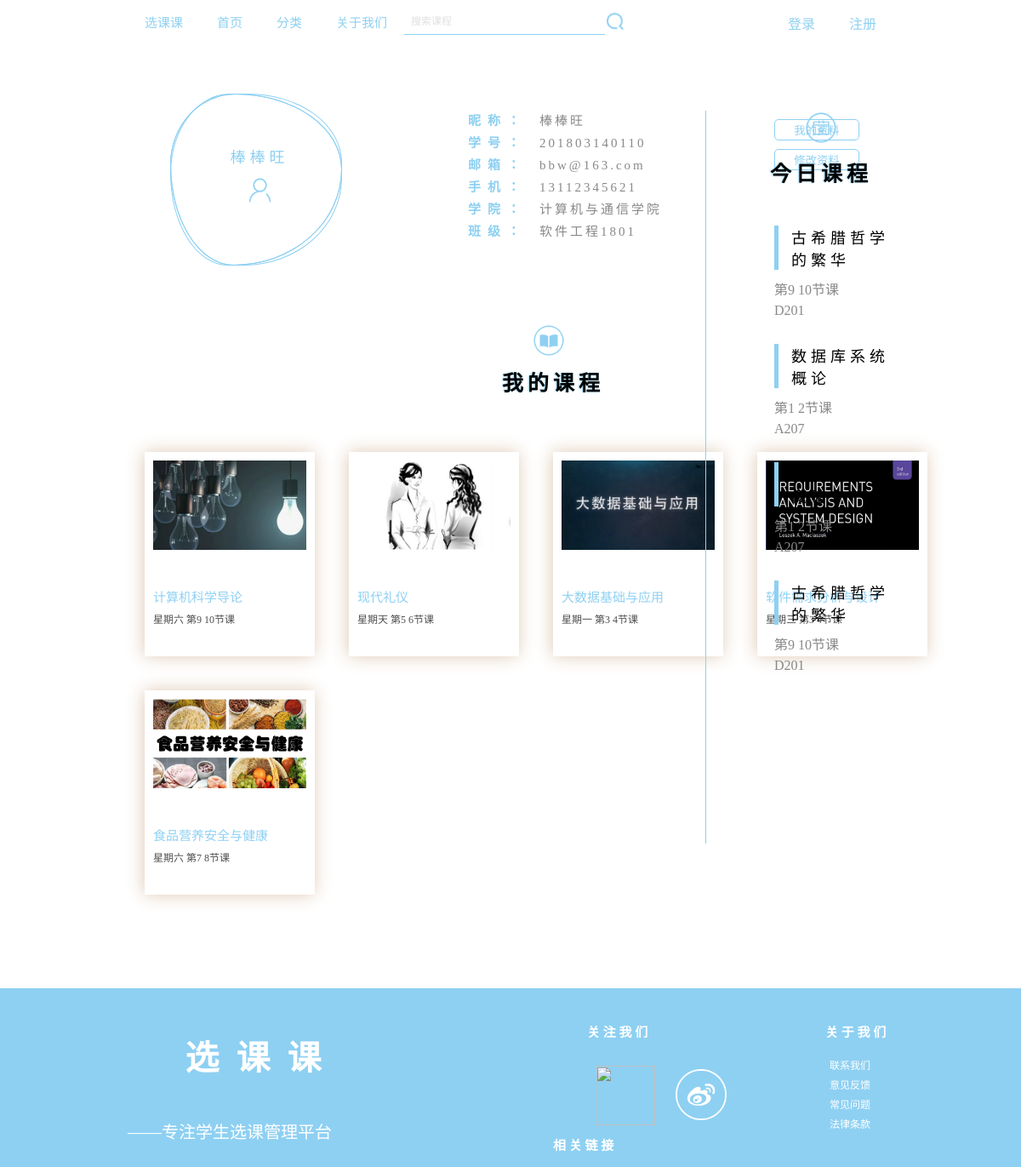
Screenshot of /userinfo.php?user_id=201803140110 with the database file from the repository.
### tables this page shows
CREATE TABLE `users` (
  `uid` varchar(13) NOT NULL,
  `uemail` varchar(40) NOT NULL,
  `upassword` varchar(40) NOT NULL,
  `uname` varchar(40) NOT NULL,
  `uphone` varchar(12) NOT NULL,
  `ucollege` varchar(40) DEFAULT NULL COMMENT '所属学院',
  `uclass` varchar(40) DEFAULT NULL COMMENT '所属班级'
);

CREATE TABLE `timetable` (
  `timetable_uid` varchar(13) NOT NULL COMMENT '学生学号',
  `timetable_cpic` varchar(100) NOT NULL COMMENT '课程图片',
  `timetable_cname` varchar(40) NOT NULL COMMENT '课程名称',
  `timetable_day` varchar(20) NOT NULL COMMENT '课程日',
  `timetable_time` varchar(20) NOT NULL COMMENT '课程时间',
  `timetable_room` varchar(40) NOT NULL COMMENT '教室',
  `timetable_teacher` varchar(40) NOT NULL COMMENT '讲师',
  `timetable_cid` int(20) NOT NULL COMMENT '课程id',
  `timetable_grade` int(10) DEFAULT NULL COMMENT '分数',
  `timetable_id` varchar(40) NOT NULL
);

### userinfo.php (the view, shortened to what this page needs)
<?php
   $user_id = $_GET['user_id'];
   $sql = "
			SELECT *
			FROM users
			WHERE uid = '$user_id'
				";
			$result_userinfo = mysql_query($sql)or die('error:'.mysql_error());
			$row_userinfo = mysql_fetch_array($result_userinfo);
	$sqlmyclass = "
			SELECT *
			FROM timetable
			WHERE timetable_uid = '$user_id'
				";
			$result_myclass = mysql_query($sqlmyclass)or die('error:'.mysql_error());
?>
 <!DOCTYPE html>
<html>
<head>
<link rel="stylesheet" type="text/css" href="userinfo/userinfo.css">
</head>
<body>
	<?php require 'top.php';?>
<div id="squre">
	<div id="welcome">
		<p><?php echo $row_userinfo['uname'] ?></p>
		<img src="userinfo/images/个人1.png">
	</div>
</div>
<div id="infobox">
	<p><span>昵称：</span><?php echo $row_userinfo['uname'] ?></p>
	<p><span>学号：</span><?php echo $row_userinfo['uid'] ?></p>
	<p><span>邮箱：</span><?php echo $row_userinfo['uemail'] ?></p>
	<p><span>手机：</span><?php echo $row_userinfo['uphone'] ?></p>
	<p><span>学院：</span><?php echo $row_userinfo['ucollege'] ?></p>
	<p><span>班级：</span><?php echo $row_userinfo['uclass'] ?></p>
</div>
<div id="infobutt">
	<button type="submit" class="infobutt" id="myinfo" onclick="myin()">我的资料</button>
    <button type="submit" class="infobutt" id="resetinfo" onclick="res()">修改资料</button>
</div>
<div id="today">
	<img src="userinfo/images/日程.png">
	<h2>今日课程</h2>
	<?php
	$week=array("天","一","二","三","四","五","六");
	$today="星期".$week[date("w")];
	$sqltoday = "
			SELECT *
			FROM timetable
			WHERE timetable_day = '$today'
				";
			$result_today = mysql_query($sqltoday)or die('error:'.mysql_error());
	?>
	<?php while ($row_today = mysql_fetch_array($result_today)) {?>
	<div class="aday">
		<h4><?php echo $row_today['timetable_cname']?></h4>
		<p>第<?php echo $row_today['timetable_time']?>节课</p>
		<p><?php echo $row_today['timetable_room']?></p>
	</div>
	<?php } ?>
</div>
	<div class="show">
		<div id="cicon"></div>
		<h2>我的课程</h2>
 		<?php while ($row_myclass = mysql_fetch_array($result_myclass)) {?>
 				<div class="item">
 					<a href="detail.php?key_id=<?php echo$row_myclass['timetable_cid']; ?>" target="_blank">
	 					<img src="<?php echo $row_myclass['timetable_cpic']; ?>" alt="">
	 						<p class="name"><?php echo $row_myclass['timetable_cname']; ?></p>
	 						<p class="day">
	 							<?php
	 							echo $row_myclass['timetable_day'];?>
	 							 第<?php echo $row_myclass['timetable_time'];
	 						    ?>节课
	 						</p>
					</a>
 				</div>
 		<?php } ?>
 	    </div>
<?php require 'foot/foot.php';?>
</body>
</html>

### userinfo/userinfo.css (style rules this page uses)
#welcome { position: relative; top: 170px; left: 240px; color: #8ed0f2; text-align: center; z-index: 10; height: 130px; width: 130px; font-size: 15PX; font-family: STXihei; }
#welcome p { letter-spacing: 5px; font-size: 18px; }
#welcome img { margin:10px; width: 35px; height: 35px; }
#infobox, #resetbox { width: 300px; height: 300px; border: 1px; margin-left: 400px; padding-left: 150px; text-align: left; float: left; }
h2 { letter-spacing: 5px; font-family:STXihei; font-size: 25px; text-align: center; margin-bottom: 35px; padding:10px; text-shadow: -1px 0px 2px #8ed0f2; }
#infobox p { margin-bottom: 5px; font-size: 15px; color: #888888; letter-spacing: 3px; }
#resetbox label, #infobox span { font-size: 15px; font-weight: 600; margin-right: 15px; color: #8ed0f2; letter-spacing: 8px; }
#infobutt { float: left; width: 120px; margin-left: 60px; }
.infobutt { margin-top: 10px; width: 100px; height: 25px; outline: none; border: 1px solid #8ed0f2; color: #8ed0f2; background:none; border-radius: 5px; }
.show { width: 1000px; padding-top: 200px; padding-bottom: 350px; padding-left: 50px; margin-left: 100px; }
a { text-decoration: none; }
.item { float: left; height: 200px; width: 180px; background-color: #fff; padding-top:10px; padding-left: 10px; padding-right: 10px; margin: 20px; padding-bottom: 30px; overflow: hidden; break-inside: avoid; box-shadow: -1px 0px 20px #dfcab5; }
.show .item img { width: 180px; height: 105px; }
.show #cicon { background: url('http://localhost/xuankeke/userinfo/images/课程.png')center/cover no-repeat; width: 40px; height: 40px; margin-left: 475px; margin-top: 50px; }
.name { margin-top: 40px; font-size: 15px; color: #8ed0f2; }
.day,.teacher { margin-top: 7px; color: rgba(0,0,0,0.7); font-size: 12px; }
#today { position: absolute; width: 270px; padding-bottom: 200px; text-align: center; right: 100px; border-left: 1px solid #8ed0f2; }
#today img { width: 40px; height: 40px; }
#today .aday { margin-top: 30px; margin-left: 80px; margin-right: 50px; text-align: left; }
#today .aday h4 { padding-left: 15px; font-size: 18px; font-weight: 400; border-left: 5px solid #8ed0f2; letter-spacing: 5px; margin-bottom: 10px; }
#today .aday p { margin-top: 5px; color: #888888; }

### top/top.css (style rules this page uses)
* { padding: 0; margin: 0; }

### rows the page displays
users: uname "棒棒旺", uid "201803140110", uemail "bbw@163.com", uphone "13112345621", ucollege "计算机与通信学院", uclass "软件工程1801"
timetable: timetable_cname "古希腊哲学的繁华", timetable_time "9 10", timetable_room "D201"
timetable: timetable_cname "数据库系统概论", timetable_time "1 2", timetable_room "A207"
timetable: timetable_cname "数据库系统概论", timetable_time "1 2", timetable_room "A207"
timetable: timetable_cname "古希腊哲学的繁华", timetable_time "9 10", timetable_room "D201"
timetable: shows a picture, timetable_cname "计算机科学导论", timetable_day "星期六", timetable_time "9 10"
timetable: timetable_cpic (picture), timetable_cname "现代礼仪", timetable_day "星期天", timetable_time "5 6"
timetable: timetable_cpic (picture), timetable_cname "大数据基础与应用", timetable_day "星期一", timetable_time "3 4"
timetable: shows a picture, timetable_cname "软件需求分析与设计", timetable_day "星期三", timetable_time "3 4"
timetable: shows a picture, timetable_cname "食品营养安全与健康", timetable_day "星期六", timetable_time "7 8"
